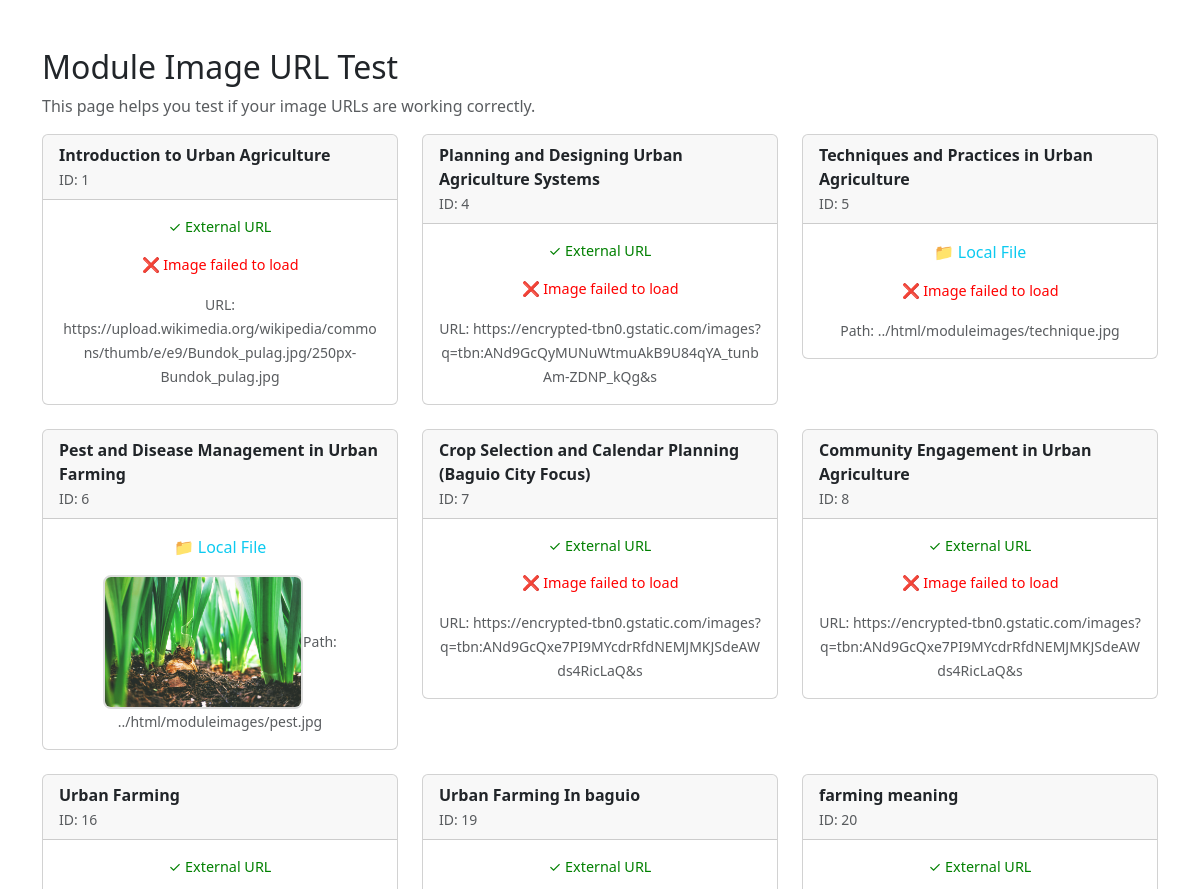
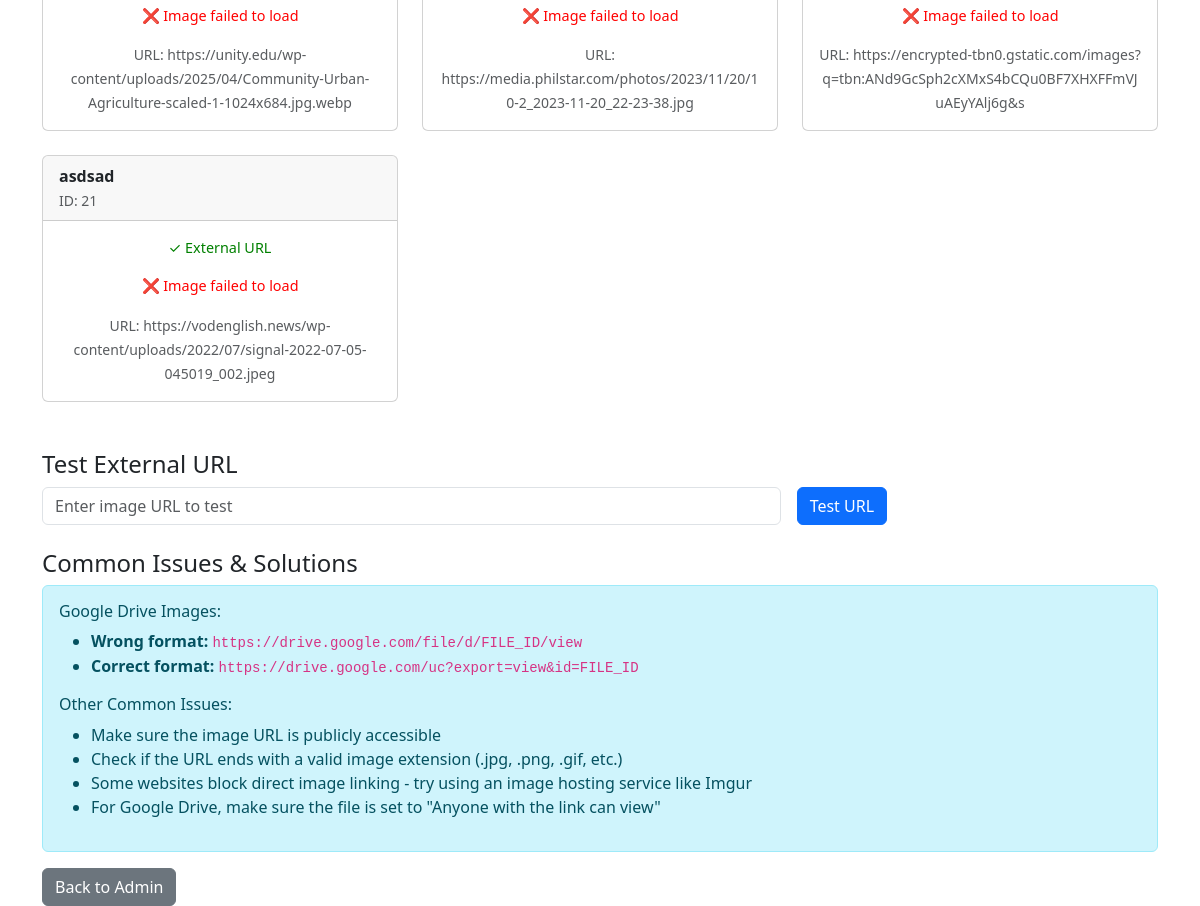
Screenshot of /php/test_image_urls.php with the database file from the repository (2 pictures, top to bottom).
### tables this page shows
CREATE TABLE `modules` (
  `module_id` int(100) NOT NULL,
  `title` varchar(100) NOT NULL,
  `description` text NOT NULL,
  `category` varchar(100) NOT NULL,
  `type` varchar(100) NOT NULL,
  `content` varchar(255) NOT NULL,
  `image_path` varchar(100) NOT NULL,
  `created_at` timestamp NOT NULL DEFAULT current_timestamp(),
  `updated_at` timestamp NOT NULL DEFAULT current_timestamp()
);

### php/test_image_urls.php (the view, shortened to what this page needs)
<?php
include 'connection.php';
?>
<!DOCTYPE html>
<html lang="en">
<head>
    <link href="https://cdn.jsdelivr.net/npm/bootstrap@5.3.0/dist/css/bootstrap.min.css" rel="stylesheet">
</head>
<body>
    <div class="container mt-5">
        <h2>Module Image URL Test</h2>
        <p class="text-muted">This page helps you test if your image URLs are working correctly.</p>
        <div class="row">
            <?php
            $result = $conn->query("SELECT module_id, title, image_path FROM modules ORDER BY module_id");
            if ($result->num_rows > 0) {
                while ($row = $result->fetch_assoc()) {
                    $image_path = $row['image_path'];
                    $is_url = filter_var($image_path, FILTER_VALIDATE_URL);
                    echo '<div class="col-md-4 mb-4">';
                    echo '<div class="card">';
                    echo '<div class="card-header">';
                    echo '<strong>' . htmlspecialchars($row['title']) . '</strong><br>';
                    echo '<small class="text-muted">ID: ' . $row['module_id'] . '</small>';
                    echo '</div>';
                    echo '<div class="card-body text-center">';
                    if ($is_url) {
                        echo '<p class="success-message">✓ External URL</p>';
                        echo '<p class="error-message" style="display: none;">❌ Image failed to load</p>';
                        echo '<small class="text-muted">URL: ' . htmlspecialchars($image_path) . '</small>';
                    } else {
                        echo '<p class="text-info">📁 Local File</p>';
                        echo '<img src="' . htmlspecialchars($image_path) . '" class="test-image" alt="Test Image" onerror="this.style.display=\'none\'; this.nextElementSibling.style.display=\'block\';">';
                        echo '<p class="error-message" style="display: none;">❌ Image failed to load</p>';
                        echo '<small class="text-muted">Path: ' . htmlspecialchars($image_path) . '</small>';
                    }
                    echo '</div>';
                    echo '</div>';
                    echo '</div>';
                }
            } else {
                echo '<div class="col-12"><p class="text-center text-muted">No modules found.</p></div>';
            }
            ?>
        </div>
        <div class="mt-4">
            <h4>Test External URL</h4>
            <form method="POST" class="row g-3">
                <div class="col-md-8">
                    <input type="url" class="form-control" name="test_url" placeholder="Enter image URL to test" value="<?php echo isset($_POST['test_url']) ? htmlspecialchars($_POST['test_url']) : ''; ?>">
                </div>
                <div class="col-md-4">
                    <button type="submit" class="btn btn-primary">Test URL</button>
                </div>
            </form>
        </div>
        <div class="mt-4">
            <h4>Common Issues & Solutions</h4>
            <div class="alert alert-info">
                <h6>Google Drive Images:</h6>
                <ul>
                    <li><strong>Wrong format:</strong> <code>https://drive.google.com/file/d/FILE_ID/view</code></li>
                    <li><strong>Correct format:</strong> <code>https://drive.google.com/uc?export=view&id=FILE_ID</code></li>
                </ul>
                <h6>Other Common Issues:</h6>
                <ul>
                    <li>Make sure the image URL is publicly accessible</li>
                    <li>Check if the URL ends with a valid image extension (.jpg, .png, .gif, etc.)</li>
                    <li>Some websites block direct image linking - try using an image hosting service like Imgur</li>
                    <li>For Google Drive, make sure the file is set to "Anyone with the link can view"</li>
                </ul>
            </div>
        </div>
        <div class="mt-3">
            <a href="Admin/adminpage.php" class="btn btn-secondary">Back to Admin</a>
        </div>
    </div>
</body>
</html>

### php/test_image_urls.php (style rules this page uses)
.test-image { max-width: 200px; max-height: 150px; border: 2px solid #ddd; border-radius: 8px; }
.error-message { color: red; font-size: 0.9em; }
.success-message { color: green; font-size: 0.9em; }

### rows the page displays
modules: title "Introduction to Urban Agriculture", module_id "1", image_path "https://upload.wikimedia.org/wikipedia/commons/thumb/e/e9/Bundok_pulag.jpg/250px-Bundok_pulag.jpg"
modules: title "Planning and Designing Urban Agriculture Systems", module_id "4", image_path "https://encrypted-tbn0.gstatic.com/images?q=tbn:ANd9GcQyMUNuWtmuAkB9U84qYA_tunbAm-ZDNP_kQg&s"
modules: title "Techniques and Practices in Urban Agriculture", module_id "5", image_path "../html/moduleimages/technique.jpg"
modules: title "Pest and Disease Management in Urban Farming", module_id "6", image_path (picture), image_path "../html/moduleimages/pest.jpg"
modules: title "Crop Selection and Calendar Planning (Baguio City Focus)", module_id "7", image_path "https://encrypted-tbn0.gstatic.com/images?q=tbn:ANd9GcQxe7PI9MYcdrRfdNEMJMKJSdeAWds4RicLaQ&s"
modules: title "Community Engagement in Urban Agriculture", module_id "8", image_path "https://encrypted-tbn0.gstatic.com/images?q=tbn:ANd9GcQxe7PI9MYcdrRfdNEMJMKJSdeAWds4RicLaQ&s"
modules: title "Urban Farming", module_id "16", image_path "https://unity.edu/wp-content/uploads/2025/04/Community-Urban-Agriculture-scaled-1-1024x684.jpg.webp"
modules: title "Urban Farming In baguio", module_id "19", image_path "https://media.philstar.com/photos/2023/11/20/10-2_2023-11-20_22-23-38.jpg"
modules: title "farming meaning", module_id "20", image_path "https://encrypted-tbn0.gstatic.com/images?q=tbn:ANd9GcSph2cXMxS4bCQu0BF7XHXFFmVJuAEyYAlj6g&s"
modules: title "asdsad", module_id "21", image_path "https://vodenglish.news/wp-content/uploads/2022/07/signal-2022-07-05-045019_002.jpeg"
